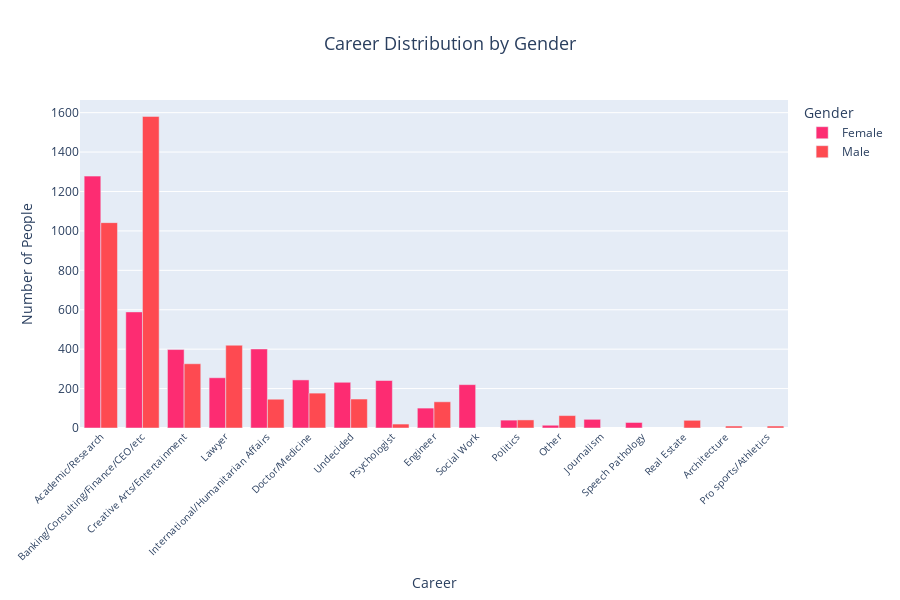

Source (notebook cell):
### Code cell
# Dictionnaire pour interpréter les options de la colonne 'career_c'
career_mapping = {
    1: 'Lawyer',
    2: 'Academic/Research',
    3: 'Psychologist',
    4: 'Doctor/Medicine',
    5: 'Engineer',
    6: 'Creative Arts/Entertainment',
    7: 'Banking/Consulting/Finance/CEO/etc',
    8: 'Real Estate',
    9: 'International/Humanitarian Affairs',
    10: 'Undecided',
    11: 'Social Work',
    12: 'Speech Pathology',
    13: 'Politics',
    14: 'Pro sports/Athletics',
    15: 'Other',
    16: 'Journalism',
    17: 'Architecture'
}

# Mapping des genres
gender_mapping = {
    0: 'Female',
    1: 'Male'
}

# Créer des colonnes temporaires pour le mapping sans écraser la base de données
df['career_label_temp'] = df['career_c'].map(career_mapping)
df['gender_label_temp'] = df['gender'].map(gender_mapping)

# Compter les occurrences de chaque catégorie de carrière par genre
career_gender_counts = df.groupby(['career_label_temp', 'gender_label_temp']).size().reset_index(name='Count')

# Calculer le nombre total par carrière pour trier du plus grand au plus petit
career_totals = career_gender_counts.groupby('career_label_temp')['Count'].sum().reset_index(name='Total')
career_gender_counts = pd.merge(career_gender_counts, career_totals, on='career_label_temp')

# Trier les carrières du plus grand au plus petit
career_gender_counts = career_gender_counts.sort_values(by='Total', ascending=False)

# Couleurs personnalisées pour les genres
colors = ['#FD2C72', '#FE4A51']

# Créer le graphique en barres groupées
fig = px.bar(career_gender_counts, x='career_label_temp', y='Count', color='gender_label_temp', barmode='group',
             title='Career Distribution by Gender',
             labels={'career_label_temp': 'Career', 'Count': 'Number of People', 'gender_label_temp': 'Gender'},
             color_discrete_sequence=colors)

# Mettre à jour la mise en page pour améliorer la lisibilité
fig.update_layout(
    title_font_size=18,
    title_x=0.5,
    xaxis_tickfont_size=10,  # Taille plus petite pour les labels de l'axe X
    yaxis_tickfont_size=12,  # Taille pour les labels de l'axe Y
    width=900,  # Augmenter la largeur pour une meilleure visibilité des labels
    height=600  # Ajuster la hauteur pour un espacement optimal
)

# Rotation des labels sur l'axe X pour une meilleure lisibilité
fig.update_xaxes(tickangle=-45)

# Afficher le graphique
fig.show()

### Figure 1 — Plotly figure (JSON) as saved in the notebook; plotly's stock layout.template omitted (floating-point values rounded to 4 significant figures)
{"data": [{"alignmentgroup": "True", "hovertemplate": "Gender=Female<br>Career=%{x}<br>Number of People=%{y}<extra></extra>", "legendgroup": "Female", "marker": {"color": "#FD2C72", "pattern": {"shape": ""}}, "name": "Female", "offsetgroup": "Female", "orientation": "v", "showlegend": true, "textposition": "auto", "type": "bar", "x": ["Academic/Research", "Banking/Consulting/Finance/CEO/etc", "Creative Arts/Entertainment", "Lawyer", "International/Humanitarian Affairs", "Doctor/Medicine", "Undecided", "Psychologist", "Engineer", "Social Work", "Politics", "Other", "Journalism", "Speech Pathology"], "xaxis": "x", "y": [1278, 589, 398, 255, 401, 244, 232, 241, 101, 220, 40, 14, 44, 28], "yaxis": "y"}, {"alignmentgroup": "True", "hovertemplate": "Gender=Male<br>Career=%{x}<br>Number of People=%{y}<extra></extra>", "legendgroup": "Male", "marker": {"color": "#FE4A51", "pattern": {"shape": ""}}, "name": "Male", "offsetgroup": "Male", "orientation": "v", "showlegend": true, "textposition": "auto", "type": "bar", "x": ["Academic/Research", "Banking/Consulting/Finance/CEO/etc", "Creative Arts/Entertainment", "Lawyer", "International/Humanitarian Affairs", "Doctor/Medicine", "Undecided", "Psychologist", "Engineer", "Politics", "Other", "Real Estate", "Architecture", "Pro sports/Athletics"], "xaxis": "x", "y": [1042, 1581, 326, 420, 146, 177, 147, 20, 133, 41, 63, 39, 10, 10], "yaxis": "y"}], "layout": {"barmode": "group", "height": 600, "legend": {"title": {"text": "Gender"}, "tracegroupgap": 0}, "title": {"font": {"size": 18}, "text": "Career Distribution by Gender", "x": 0.5}, "width": 900, "xaxis": {"anchor": "y", "domain": [0, 1], "tickangle": -45, "tickfont": {"size": 10}, "title": {"text": "Career"}}, "yaxis": {"anchor": "x", "domain": [0, 1], "tickfont": {"size": 12}, "title": {"text": "Number of People"}}}}
